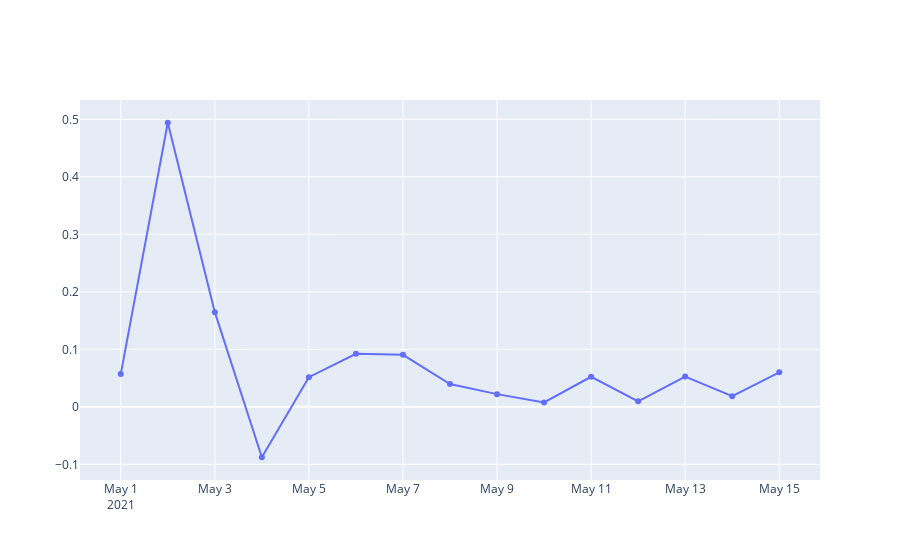

Here is the notebook cell this chart was saved with:
### Code cell
fig = go.Figure([go.Scatter(x=plot_df2['date'], y=plot_df2['sentiment_score'])])
fig.show()

### Figure 1 — Plotly figure (JSON) as saved in the notebook; plotly's stock layout.template omitted (floating-point values rounded to 4 significant figures)
{"data": [{"x": ["2021-05-01", "2021-05-02", "2021-05-03", "2021-05-04", "2021-05-05", "2021-05-06", "2021-05-07", "2021-05-08", "2021-05-09", "2021-05-10", "2021-05-11", "2021-05-12", "2021-05-13", "2021-05-14", "2021-05-15"], "y": [0.057, 0.494, 0.1647, -0.08767, 0.0515, 0.09217, 0.09044, 0.03964, 0.02208, 0.00758, 0.05231, 0.009542, 0.05269, 0.01844, 0.06], "type": "scatter"}], "layout": {}}
